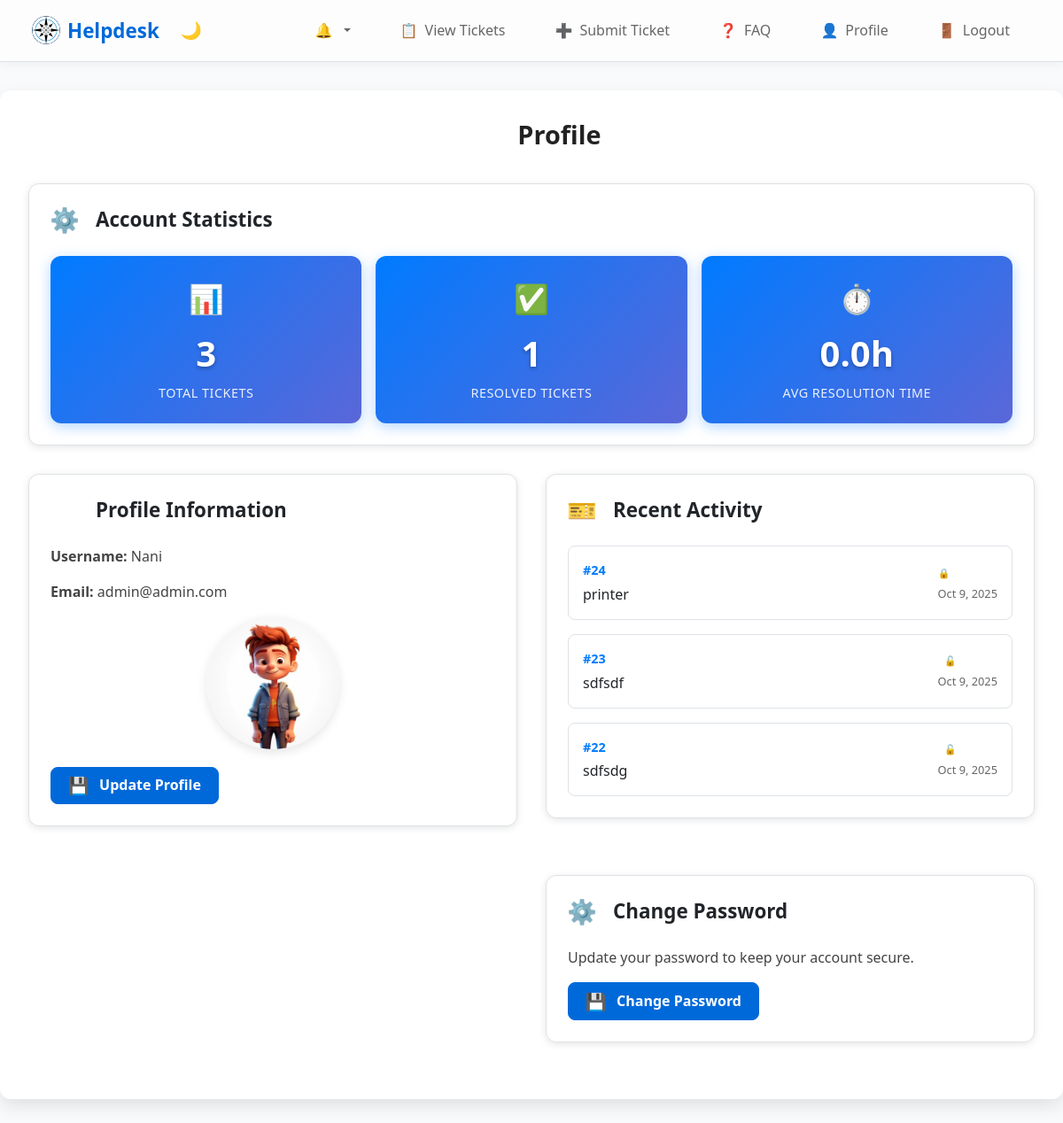
The app's page /profile.php (signed in) with its own data.
### tables this page shows
CREATE TABLE `users` (
  `id` int(11) NOT NULL AUTO_INCREMENT,
  `username` varchar(50) NOT NULL,
  `email` varchar(100) NOT NULL,
  `password` varchar(255) NOT NULL,
  `role` enum('user','admin') DEFAULT 'user',
  `created_at` timestamp NOT NULL DEFAULT current_timestamp(),
  `status` enum('active','inactive') DEFAULT 'active',
  `profile_picture` varchar(255) DEFAULT NULL,
  PRIMARY KEY (`id`),
  UNIQUE KEY `username` (`username`),
  UNIQUE KEY `email` (`email`)
);

CREATE TABLE `tickets` (
  `id` int(11) NOT NULL AUTO_INCREMENT,
  `title` varchar(255) NOT NULL,
  `description` text NOT NULL,
  `category` varchar(100) DEFAULT NULL,
  `priority` enum('low','medium','high') DEFAULT 'medium',
  `status` enum('open','assigned','closed') DEFAULT 'open',
  `user_id` int(11) NOT NULL,
  `assigned_to` int(11) DEFAULT NULL,
  `department_id` int(11) DEFAULT NULL,
  `created_at` timestamp NOT NULL DEFAULT current_timestamp(),
  `updated_at` timestamp NOT NULL DEFAULT current_timestamp() ON UPDATE current_timestamp(),
  `closed_at` timestamp NULL DEFAULT NULL,
  `archived` tinyint(1) NOT NULL DEFAULT 0,
  PRIMARY KEY (`id`),
  KEY `user_id` (`user_id`),
  KEY `assigned_to` (`assigned_to`),
  KEY `fk_tickets_department_id` (`department_id`),
  CONSTRAINT `fk_tickets_department_id` FOREIGN KEY (`department_id`) REFERENCES `departments` (`id`),
  CONSTRAINT `tickets_ibfk_1` FOREIGN KEY (`user_id`) REFERENCES `users` (`id`),
  CONSTRAINT `tickets_ibfk_2` FOREIGN KEY (`assigned_to`) REFERENCES `users` (`id`)
);

### profile.php (the view, shortened to what this page needs)
<?php
include 'db.php';
$user_id = $_SESSION['user_id'];
$stmt = $pdo->prepare("SELECT username, email, profile_picture FROM users WHERE id = ?");
$stmt->execute([$user_id]);
$user = $stmt->fetch();
$stats = $pdo->prepare("
    SELECT
        COUNT(*) as total_tickets,
        COUNT(CASE WHEN status = 'closed' THEN 1 END) as resolved_tickets,
        AVG(CASE WHEN status = 'closed' THEN TIMESTAMPDIFF(HOUR, created_at, updated_at) END) as avg_resolution_hours
    FROM tickets
    WHERE user_id = ?
");
$stats->execute([$user_id]);
$user_stats = $stats->fetch();
$recent_tickets = $pdo->prepare("
    SELECT id, title, status, created_at
    FROM tickets
    WHERE user_id = ?
    ORDER BY created_at DESC
    LIMIT 5
");
$recent_tickets->execute([$user_id]);
$recent_activity = $recent_tickets->fetchAll();
?>
<!DOCTYPE html>
<html lang="en">
<head>
    <link href="https://cdn.jsdelivr.net/npm/bootstrap@5.3.0/dist/css/bootstrap.min.css" rel="stylesheet">
    <link rel="stylesheet" href="styles.css">
</head>
<body data-user-role="<?php echo htmlspecialchars($_SESSION['role']); ?>">
    <?php include 'navbar.php'; ?>
    <div class="profile-container">
        <div class="profile-header">
            <h2><span class="notification-icon type-user_profile"></span> Profile</h2>
        </div>
        <div class="profile-section stats-section">
            <h3><span class="notification-icon type-system"></span> Account Statistics</h3>
            <div class="stats-grid">
                <div class="stat-card">
                    <div class="stat-icon">📊</div>
                    <div class="stat-value"><?php echo $user_stats['total_tickets']; ?></div>
                    <div class="stat-label">Total Tickets</div>
                </div>
                <?php if ($_SESSION['role'] == 'admin'): ?>
                <div class="stat-card">
                    <div class="stat-icon">✅</div>
                    <div class="stat-value"><?php echo $user_stats['resolved_as_agent']; ?></div>
                    <div class="stat-label">Resolved as Agent</div>
                </div>
                <?php else: ?>
                <div class="stat-card">
                    <div class="stat-icon">✅</div>
                    <div class="stat-value"><?php echo $user_stats['resolved_tickets']; ?></div>
                    <div class="stat-label">Resolved Tickets</div>
                </div>
                <?php endif; ?>
                <div class="stat-card">
                    <div class="stat-icon">⏱️</div>
                    <div class="stat-value"><?php echo $user_stats['avg_resolution_hours'] ? number_format($user_stats['avg_resolution_hours'], 1) . 'h' : 'N/A'; ?></div>
                    <div class="stat-label">Avg Resolution Time</div>
                </div>
            </div>
        </div>
        <div class="profile-content-grid">
            <div class="profile-left-column">
                <div class="profile-section">
                    <h3><span class="notification-icon type-user_profile"></span> Profile Information</h3>
                    <div class="mb-3">
                        <p><strong>Username:</strong> <?php echo htmlspecialchars($user['username']); ?></p>
                        <p><strong>Email:</strong> <?php echo htmlspecialchars($user['email']); ?></p>
                        <?php if (!empty($user['profile_picture'])): ?>
                            <div>
                                <img src="uploads/<?php echo htmlspecialchars($user['profile_picture']); ?>" alt="Profile Picture" class="profile-picture-preview">
                            </div>
                        <?php endif; ?>
                    </div>
                    <button type="button" class="btn btn-primary" data-bs-toggle="modal" data-bs-target="#updateProfileModal">
                        <span class="form-icon type-update"></span> Update Profile
                    </button>
                </div>
            </div>
            <div class="profile-right-column">
                <div class="profile-section">
                    <h3><span class="notification-icon type-new_ticket"></span> Recent Activity</h3>
                    <?php if (empty($recent_activity)): ?>
                        <p class="text-muted">No tickets submitted yet.</p>
                    <?php else: ?>
                        <div class="recent-activity-list">
                            <?php foreach ($recent_activity as $ticket): ?>
                                <div class="activity-item">
                                    <div class="activity-info">
                                        <span class="ticket-id">#<?php echo $ticket['id']; ?></span>
                                        <span class="ticket-subject"><?php echo htmlspecialchars(substr($ticket['title'], 0, 50)); ?><?php echo strlen($ticket['title']) > 50 ? '...' : ''; ?></span>
                                    </div>
                                    <div class="activity-meta">
                                        <span class="badge status-<?php echo $ticket['status']; ?>"><?php echo ucfirst($ticket['status']); ?></span>
                                        <span class="activity-date"><?php echo date('M j, Y', strtotime($ticket['created_at'])); ?></span>
                                    </div>
                                </div>
                            <?php endforeach; ?>
                        </div>
                    <?php endif; ?>
                </div>
                <div class="profile-section">
                    <h3><span class="notification-icon type-system"></span> Change Password</h3>
                    <p>Update your password to keep your account secure.</p>
                    <button type="button" class="btn btn-primary" data-bs-toggle="modal" data-bs-target="#changePasswordModal">
                        <span class="form-icon type-update"></span> Change Password
                    </button>
                </div>
            </div>
        </div>
    </div>
</body>
</html>

### styles.css (style rules this page uses)
:root { --bg-color: #f8f9fa; --text-color: #212529; --navbar-bg: #ffffff; --navbar-text: #000000; --card-bg: #ffffff; --border-color: #dee2e6; --input-bg: #ffffff; --input-border: #ced4da; --table-bg: #ffffff; --table-border: #dee2e6; --chat-bg: #ffffff; --message-border: #eee; --btn-primary: #007bff; --btn-secondary: #6c757d; }
body { background-color: var(--bg-color); color: var(--text-color); transition: background-color 0.3s, color 0.3s; }
.btn-primary { background-color: var(--btn-primary); border-color: var(--btn-primary); }
body[data-user-role="user"] { background-color: #f9fafb; font-family: 'Segoe UI', Tahoma, Geneva, Verdana, sans-serif; color: #444; }
body[data-user-role="user"] h2 { font-weight: 700; margin-bottom: 1.3rem; color: #222; }
body[data-user-role="user"] .btn-primary { background-color: #0069d9; border-color: #0069d9; font-weight: 600; padding: 0.48rem 1.2rem; border-radius: 8px; transition: background-color 0.3s ease; }
.badge { position: relative; padding-left: 25px; }
.badge.status-open::before { content: "🔓"; position: absolute; left: 5px; font-size: 0.9em; top: 50%; transform: translateY(-50%); }
.badge.status-closed::before { content: "🔒"; position: absolute; left: 5px; font-size: 0.9em; top: 50%; transform: translateY(-50%); }
.notification-icon { display: inline-flex; align-items: center; justify-content: center; width: 1.2em; height: 1.2em; font-size: 1.2em; margin-right: 0.4em; vertical-align: middle; }
.notification-icon::before { margin-right: 0; }
.notification-icon.type-new_ticket::before { content: "🎫"; }
.notification-icon.type-system::before { content: "⚙️"; }
.form-icon { display: inline-flex; align-items: center; justify-content: center; width: 1.2em; height: 1.2em; font-size: 1.2em; margin-right: 0.4em; vertical-align: middle; }
.form-icon::before { margin-right: 0; }
.form-icon.type-update::before { content: "💾"; }
.profile-container { max-width: 1200px; margin: 2rem auto; padding: 2rem; background-color: var(--card-bg); border-radius: 12px; box-shadow: 0 8px 20px rgba(0,0,0,0.1); font-family: 'Segoe UI', Tahoma, Geneva, Verdana, sans-serif; }
.profile-header { text-align: center; margin-bottom: 2rem; }
.profile-content-grid { display: grid; grid-template-columns: 1fr 1fr; gap: 2rem; }
.profile-left-column, .profile-right-column { display: flex; flex-direction: column; gap: 2rem; }
.stats-section { grid-column: 1 / -1; }
.profile-container h2 { font-weight: 700; margin-bottom: 1.5rem; font-size: 1.8rem; color: var(--text-color); text-align: center; }
.profile-picture-preview { max-width: 150px; max-height: 150px; border-radius: 50%; object-fit: cover; margin-bottom: 1.2rem; box-shadow: 0 4px 12px rgba(0,0,0,0.1); display: block; margin-left: auto; margin-right: auto; }
.profile-section { margin-bottom: 2rem; padding: 1.5rem; background-color: var(--card-bg); border-radius: 12px; box-shadow: 0 2px 8px rgba(0,0,0,0.1); border: 1px solid var(--border-color); }
.profile-section h3 { color: var(--text-color); margin-bottom: 1.5rem; font-size: 1.4rem; font-weight: 600; display: flex; align-items: center; gap: 0.5rem; }
.stats-grid { display: grid; grid-template-columns: repeat(auto-fit, minmax(200px, 1fr)); gap: 1rem; }
.stat-card { background: linear-gradient(135deg, var(--btn-primary) 0%, #5a67d8 100%); color: white; padding: 1.5rem; border-radius: 12px; text-align: center; box-shadow: 0 4px 15px rgba(0,123,255,0.3); transition: transform 0.3s ease, box-shadow 0.3s ease; }
.stat-icon { font-size: 2rem; margin-bottom: 0.5rem; display: block; }
.stat-value { font-size: 2.5rem; font-weight: bold; margin-bottom: 0.25rem; text-shadow: 0 2px 4px rgba(0,0,0,0.3); }
.stat-label { font-size: 0.9rem; opacity: 0.9; text-transform: uppercase; letter-spacing: 0.5px; }
.recent-activity-list { display: flex; flex-direction: column; gap: 1rem; }
.activity-item { display: flex; justify-content: space-between; align-items: center; padding: 1rem; background-color: var(--input-bg); border-radius: 8px; border: 1px solid var(--border-color); transition: background-color 0.3s ease; }
.activity-info { display: flex; flex-direction: column; gap: 0.25rem; }
.ticket-id { font-weight: bold; color: var(--btn-primary); font-size: 0.9rem; }
.ticket-subject { font-weight: 500; color: var(--text-color); }
.activity-meta { display: flex; flex-direction: column; align-items: flex-end; gap: 0.25rem; }
.activity-date { font-size: 0.8rem; color: #666; }

### records on screen
users: username "Nani", email "admin@admin.com", profile_picture (picture)
tickets: id "24", title "printer", created_at "Oct 9, 2025"
tickets: id "23", title "sdfsdf", created_at "Oct 9, 2025"
tickets: id "22", title "sdfsdg", created_at "Oct 9, 2025"

### other values on screen
$user_stats['total_tickets'] "3"
$user_stats['resolved_tickets'] "1"
$user_stats['avg_resolution_hours'] "0.0"
